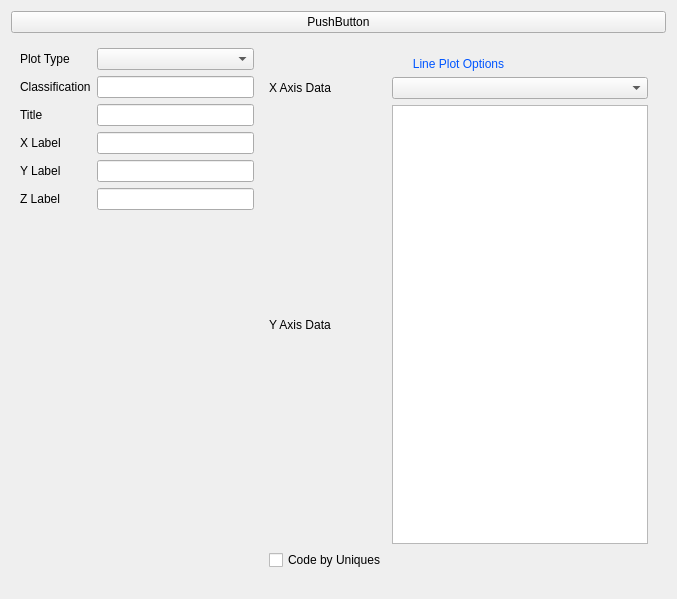
<?xml version="1.0" encoding="UTF-8"?>
<ui version="4.0">
 <class>Form</class>
 <widget class="QWidget" name="Form">
  <property name="geometry">
   <rect>
    <x>0</x>
    <y>0</y>
    <width>677</width>
    <height>599</height>
   </rect>
  </property>
  <property name="windowTitle">
   <string>Form</string>
  </property>
  <layout class="QGridLayout" name="gridLayout_2">
   <item row="0" column="0">
    <layout class="QGridLayout" name="GlobalLayout">
     <item row="0" column="0">
      <layout class="QGridLayout" name="PlotCanvasLayout">
       <item row="0" column="0">
        <widget class="QPushButton" name="pushButton">
         <property name="text">
          <string>PushButton</string>
         </property>
        </widget>
       </item>
      </layout>
     </item>
     <item row="1" column="0">
      <widget class="QWidget" name="EditWidget" native="true">
       <layout class="QGridLayout" name="gridLayout">
        <item row="0" column="0">
         <layout class="QGridLayout" name="EditLayout">
          <item row="0" column="2" rowspan="7">
           <widget class="QStackedWidget" name="stackedWidget">
            <widget class="QWidget" name="page">
             <layout class="QGridLayout" name="gridLayout_4">
              <item row="0" column="0">
               <layout class="QGridLayout" name="gridLayout_3">
                <item row="2" column="1">
                 <widget class="QListWidget" name="LineYAxisData">
                  <property name="minimumSize">
                   <size>
                    <width>0</width>
                    <height>300</height>
                   </size>
                  </property>
                 </widget>
                </item>
                <item row="1" column="0">
                 <widget class="QLabel" name="label_8">
                  <property name="text">
                   <string>X Axis Data</string>
                  </property>
                 </widget>
                </item>
                <item row="1" column="1">
                 <widget class="QComboBox" name="LineXAxisData"/>
                </item>
                <item row="2" column="0">
                 <widget class="QLabel" name="label_9">
                  <property name="text">
                   <string>Y Axis Data</string>
                  </property>
                 </widget>
                </item>
                <item row="0" column="0" colspan="2">
                 <widget class="QLabel" name="label_7">
                  <property name="text">
                   <string>&lt;html&gt;&lt;head/&gt;&lt;body&gt;&lt;p align=&quot;center&quot;&gt;&lt;span style=&quot; color:#0055ff;&quot;&gt;Line Plot Options&lt;/span&gt;&lt;/p&gt;&lt;/body&gt;&lt;/html&gt;</string>
                  </property>
                 </widget>
                </item>
                <item row="3" column="0">
                 <widget class="QCheckBox" name="checkBox">
                  <property name="text">
                   <string>Code by Uniques</string>
                  </property>
                 </widget>
                </item>
               </layout>
              </item>
             </layout>
            </widget>
            <widget class="QWidget" name="page_2"/>
           </widget>
          </item>
          <item row="3" column="0">
           <widget class="QLabel" name="label">
            <property name="text">
             <string>X Label</string>
            </property>
           </widget>
          </item>
          <item row="4" column="0">
           <widget class="QLabel" name="label_2">
            <property name="text">
             <string>Y Label</string>
            </property>
           </widget>
          </item>
          <item row="0" column="0">
           <widget class="QLabel" name="label_3">
            <property name="text">
             <string>Plot Type</string>
            </property>
           </widget>
          </item>
          <item row="0" column="1">
           <widget class="QComboBox" name="comboBox_2"/>
          </item>
          <item row="5" column="0">
           <widget class="QLabel" name="label_4">
            <property name="text">
             <string>Z Label</string>
            </property>
           </widget>
          </item>
          <item row="3" column="1">
           <widget class="QLineEdit" name="XLabelLine"/>
          </item>
          <item row="5" column="1">
           <widget class="QLineEdit" name="ZLabelLine"/>
          </item>
          <item row="4" column="1">
           <widget class="QLineEdit" name="YLabelLine"/>
          </item>
          <item row="2" column="1">
           <widget class="QLineEdit" name="TitleLine"/>
          </item>
          <item row="1" column="1">
           <widget class="QLineEdit" name="ClassificationLine"/>
          </item>
          <item row="2" column="0">
           <widget class="QLabel" name="label_5">
            <property name="text">
             <string>Title</string>
            </property>
           </widget>
          </item>
          <item row="1" column="0">
           <widget class="QLabel" name="label_6">
            <property name="text">
             <string>Classification</string>
            </property>
           </widget>
          </item>
          <item row="6" column="0">
           <spacer name="verticalSpacer">
            <property name="orientation">
             <enum>Qt::Vertical</enum>
            </property>
            <property name="sizeHint" stdset="0">
             <size>
              <width>20</width>
              <height>40</height>
             </size>
            </property>
           </spacer>
          </item>
         </layout>
        </item>
       </layout>
      </widget>
     </item>
    </layout>
   </item>
  </layout>
 </widget>
 <resources/>
 <connections/>
</ui>
